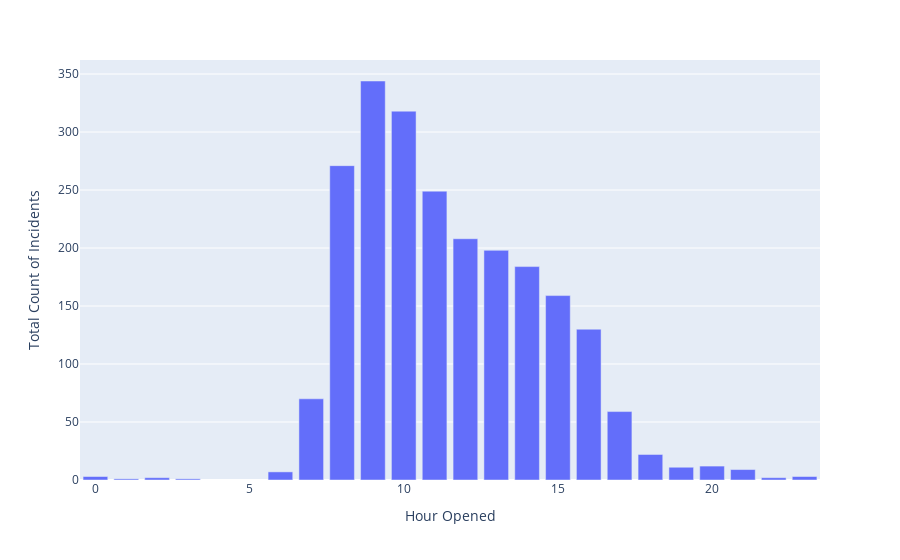

Here is the notebook cell this chart was saved with:
### Markdown cell above
### How many INC are opened per hour (assigned to included within our search parameters)

### Code cell
df_inc_per_hr = df_main['task_effective_number'].groupby(df_main['opened_at'].dt.hour).count()
# df_inc_per_hr

fig = px.bar(df_inc_per_hr, x=df_inc_per_hr.index, y='task_effective_number',
             labels={'opened_at':'Hour Opened', 'task_effective_number':'Total Count of Incidents'})
fig.show()

### Figure 1 — Plotly figure (JSON) as saved in the notebook; plotly's stock layout.template omitted (floating-point values rounded to 4 significant figures)
{"data": [{"alignmentgroup": "True", "hovertemplate": "Hour Opened=%{x}<br>Total Count of Incidents=%{y}<extra></extra>", "legendgroup": "", "marker": {"color": "#636efa"}, "name": "", "offsetgroup": "", "orientation": "v", "showlegend": false, "textposition": "auto", "type": "bar", "x": [0, 1, 2, 3, 6, 7, 8, 9, 10, 11, 12, 13, 14, 15, 16, 17, 18, 19, 20, 21, 22, 23], "xaxis": "x", "y": [3, 1, 2, 1, 7, 70, 271, 344, 318, 249, 208, 198, 184, 159, 130, 59, 22, 11, 12, 9, 2, 3], "yaxis": "y"}], "layout": {"barmode": "relative", "legend": {"tracegroupgap": 0}, "margin": {"t": 60}, "xaxis": {"anchor": "y", "domain": [0, 1], "title": {"text": "Hour Opened"}}, "yaxis": {"anchor": "x", "domain": [0, 1], "title": {"text": "Total Count of Incidents"}}}}
